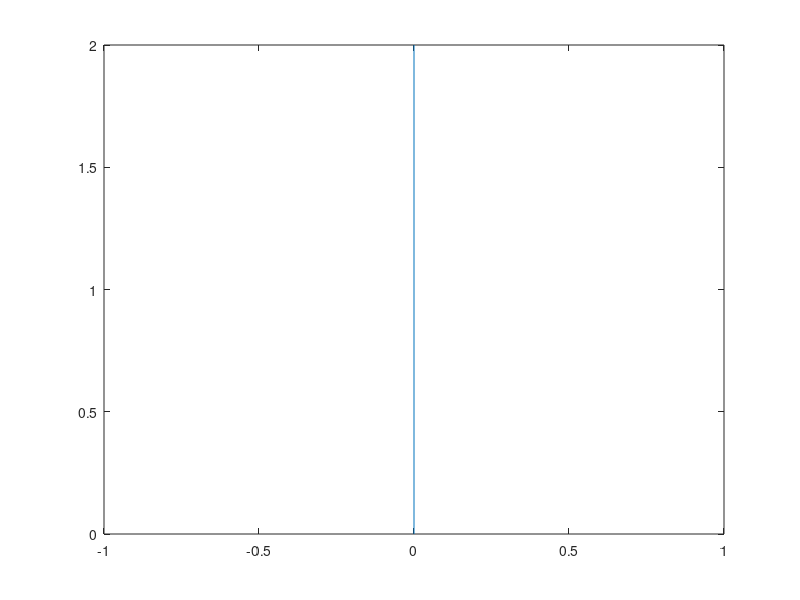
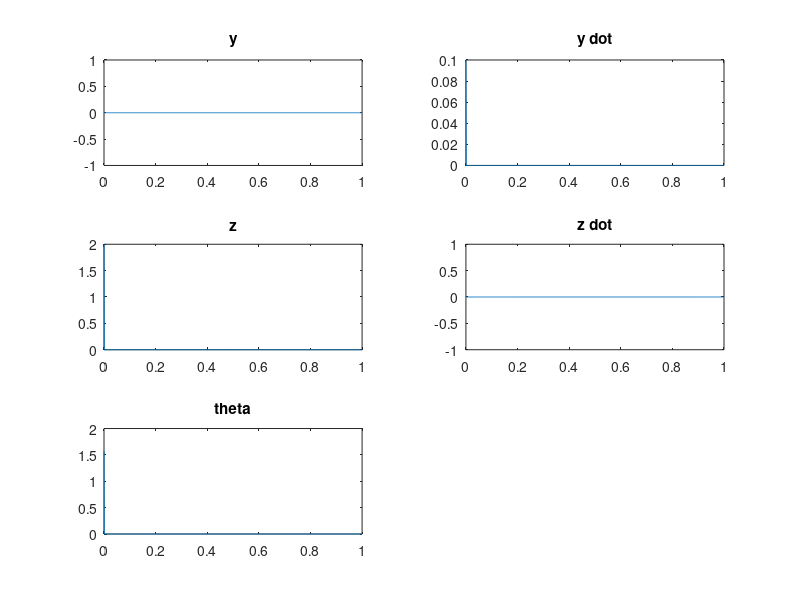
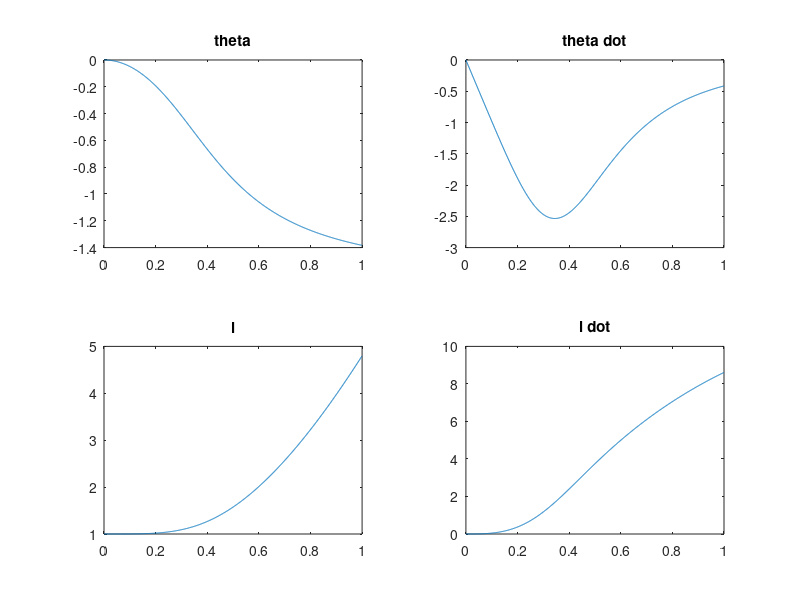

Here is the MATLAB script that generated these plots, in order:
% neutral point: position resulting in zero acceleration i.e. constant
% velocity of hopper
% Start with simulation, then add PD control, then try optimal control
% Possibly try more advanced model after? Terrain?

% Constants:
g = 9.81;  % gravity
r = 1;  % spring constant
m = 1;  % mass
l_0 = 1;  % equilibrium leg length

% Let y be horizontal distance, z be vertical distance, w be angular
% velocity of body, theta be counter-clockwise leg angle from y axis and l
% be the leg length

% Flight dynamics:
% x_f = [y, y_dot, z, z_dot, theta]
A_f = [0 1 0 0 0;
       0 0 0 0 0;
       0 0 0 1 0;
       0 0 0 0 0;
       0 0 0 0 0];
B_f = [0 0 0 0 1]';
f_f = @(x_f, w) A_f * x_f + B_f * w + [0 0 0 -g 0]';

% Touchdown detector:
td = @(x_f) x_f(3) - l_0 * sin(x_f(5)) <= 0 && x_f(4) < 0;

% Stance dynamics:
% x_s = [theta, theta_dot, l, l_dot]
f_s = @(x_s, u) [x_s(2); -2 * x_s(2) * x_s(4) / x_s(3) - g * cos(x_s(1)) / x_s(3);
            x_s(4); -g * sin(x_s(1)) + x_s(2)^2 * x_s(3) + r / m * (l_0 - x_s(3))] + ...
            [0 0; 0 1 / (m * x_s(3)^2); 0 0; r / m 0] * u;
        
% Takeoff detector:
to = @(x_s, u) cos(x_s(1)) * x_s(2) * x_s(3) + sin(x_s(1)) * x_s(4) > 0 && ...
               r / m * sin(x_s(1)) * (l_0 - x_s(3) + u(1)) + ...
               cos(x_s(1)) * u(2) / (m * x_s(3)) >= 0;

% Simulation initialization:
dt = 0.001;
K = 1000;
t = 0:dt:((K - 1) * dt);
s = zeros(K);  % state variable, 0 is flight and 1 is stance
s(1) = 1;
n_f = 5;
n_s = 4;
x_f = zeros(n_f, K);
x_f(:, 1) = [0 0.1 2 0 pi/2]';
x_s = zeros(n_s, K);
x_s(:, 1) = [0 0 l_0 0]';
u = [0 0]';

% Simulation:
for k = 1:(K - 1)
    if s(k)
        % Simulate stance dynamics:
        x_s(:, k + 1) = x_s(:, k) + f_s(x_s(:, k), u) * dt;
        
        if to(x_s(:, k + 1))
            s(k + 1) = 0;
            % Do coord transformation here
        else
            s(k + 1) = 1;
        end
    else
        % Simulate flight dynamics:
        x_f(:, k + 1) = x_f(:, k) + f_f(x_f(:, k), 1) * dt;
        
        if td(x_f(:, k + 1))
            s(k + 1) = 1;
            % Do coord transformation here
        else
            s(k + 1) = 0;
        end
    end
end

% Plot:
figure(1); clf;
plot(x_f(1, :), x_f(3, :));
%plot(t, x_f(3, :) - l_0 * sin(x_f(5, :)));

figure(2); clf;
subplot(3, 2, 1);
plot(t, x_f(1, :));
title('y');
subplot(3, 2, 2);
plot(t, x_f(2, :));
title('y dot');
subplot(3, 2, 3);
plot(t, x_f(3, :));
title('z');
subplot(3, 2, 4);
plot(t, x_f(4, :));
title('z dot');
subplot(3, 2, 5);
plot(t, x_f(5, :));
title('theta');

figure(3); clf;
subplot(2, 2, 1);
plot(t, x_s(1, :));
title('theta');
subplot(2, 2, 2);
plot(t, x_s(2, :));
title('theta dot');
subplot(2, 2, 3);
plot(t, x_s(3, :));
title('l');
subplot(2, 2, 4);
plot(t, x_s(4, :));
title('l dot');
